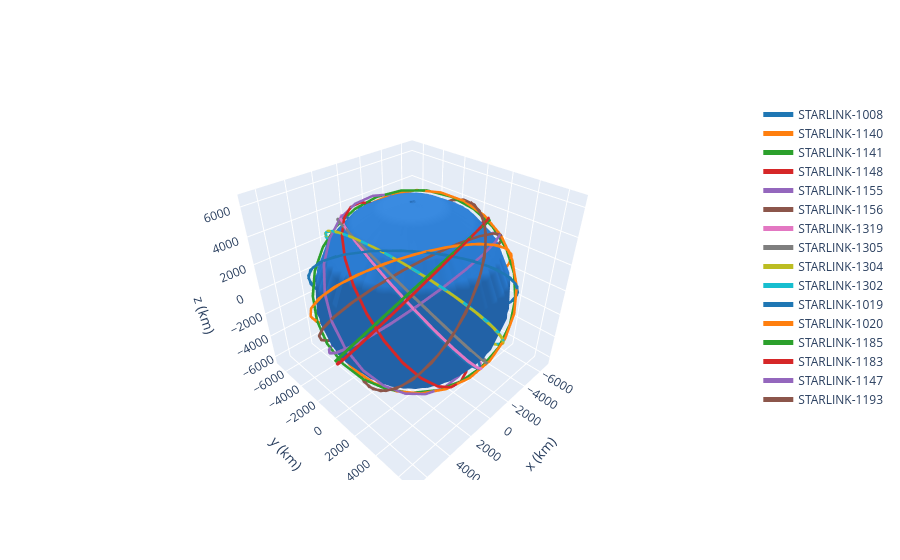

Notebook code for this chart:
### Code cell
plotter = OrbitPlotter3D()
plotter.set_attractor(Earth)
for sat in tqdm(STARLINK_CONSTELLATION):
    plotter.plot_ephem(sat.ephem, label=sat.name, trail=True)
    # plotter.plot_coordinates(sat.cartesian_coords)
plotter.show()
